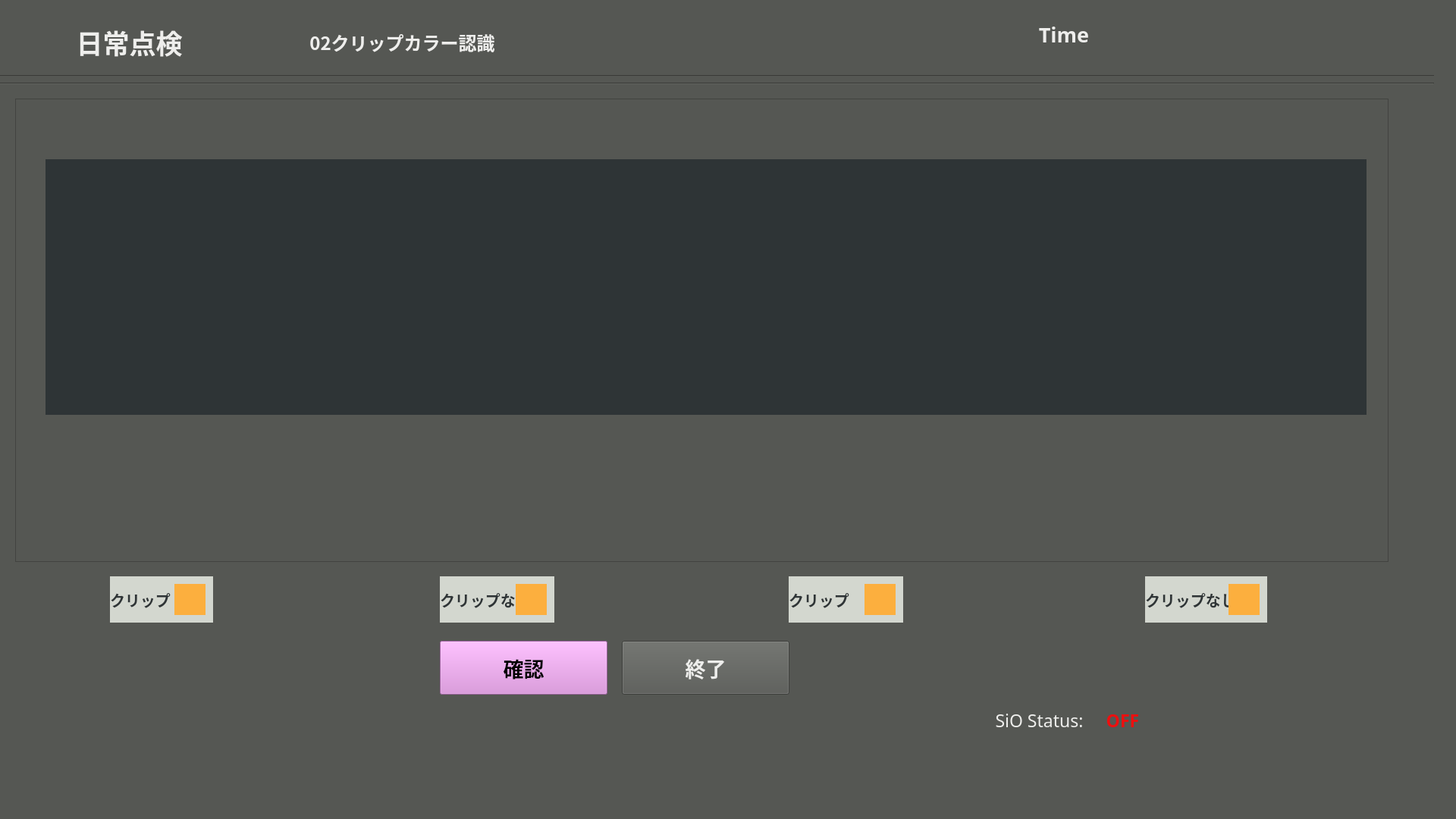
<?xml version="1.0" encoding="UTF-8"?>
<ui version="4.0">
 <class>dailytenken2_clipcolor</class>
 <widget class="QMainWindow" name="dailytenken2_clipcolor">
  <property name="enabled">
   <bool>true</bool>
  </property>
  <property name="geometry">
   <rect>
    <x>0</x>
    <y>0</y>
    <width>1920</width>
    <height>1080</height>
   </rect>
  </property>
  <property name="windowTitle">
   <string>MainWindow</string>
  </property>
  <property name="styleSheet">
   <string notr="true">background-color: rgb(85, 87, 83);</string>
  </property>
  <widget class="QWidget" name="dailytenken2_clipcolor_widget">
   <property name="enabled">
    <bool>true</bool>
   </property>
   <widget class="Line" name="line_1">
    <property name="geometry">
     <rect>
      <x>-10</x>
      <y>90</y>
      <width>1901</width>
      <height>20</height>
     </rect>
    </property>
    <property name="orientation">
     <enum>Qt::Horizontal</enum>
    </property>
   </widget>
   <widget class="Line" name="line_2">
    <property name="geometry">
     <rect>
      <x>-10</x>
      <y>100</y>
      <width>1901</width>
      <height>20</height>
     </rect>
    </property>
    <property name="orientation">
     <enum>Qt::Horizontal</enum>
    </property>
   </widget>
   <widget class="QFrame" name="frame">
    <property name="geometry">
     <rect>
      <x>20</x>
      <y>130</y>
      <width>1811</width>
      <height>611</height>
     </rect>
    </property>
    <property name="frameShape">
     <enum>QFrame::StyledPanel</enum>
    </property>
    <property name="frameShadow">
     <enum>QFrame::Raised</enum>
    </property>
    <widget class="QPushButton" name="rekensaButton">
     <property name="geometry">
      <rect>
       <x>260</x>
       <y>290</y>
       <width>91</width>
       <height>71</height>
      </rect>
     </property>
     <property name="font">
      <font>
       <family>Ubuntu Mono</family>
       <pointsize>13</pointsize>
       <weight>75</weight>
       <italic>false</italic>
       <bold>true</bold>
       <stylestrategy>PreferAntialias</stylestrategy>
      </font>
     </property>
     <property name="autoFillBackground">
      <bool>false</bool>
     </property>
     <property name="styleSheet">
      <string notr="true">color: rgb(238, 238, 236);
background-color: rgb(117, 80, 123);</string>
     </property>
     <property name="text">
      <string>検査
やり直し</string>
     </property>
     <property name="checkable">
      <bool>false</bool>
     </property>
    </widget>
    <widget class="QPushButton" name="delwarpbutton">
     <property name="geometry">
      <rect>
       <x>770</x>
       <y>300</y>
       <width>181</width>
       <height>51</height>
      </rect>
     </property>
     <property name="font">
      <font>
       <family>Ubuntu Mono</family>
       <pointsize>11</pointsize>
       <weight>75</weight>
       <italic>false</italic>
       <bold>true</bold>
       <stylestrategy>PreferAntialias</stylestrategy>
      </font>
     </property>
     <property name="autoFillBackground">
      <bool>false</bool>
     </property>
     <property name="styleSheet">
      <string notr="true">background-color: rgb(164, 0, 0);</string>
     </property>
     <property name="text">
      <string>パースワープパラム削除 
Del Warp Parm</string>
     </property>
     <property name="checkable">
      <bool>false</bool>
     </property>
    </widget>
    <widget class="QPushButton" name="savewarpbutton">
     <property name="geometry">
      <rect>
       <x>580</x>
       <y>300</y>
       <width>181</width>
       <height>51</height>
      </rect>
     </property>
     <property name="font">
      <font>
       <family>Ubuntu Mono</family>
       <pointsize>11</pointsize>
       <weight>75</weight>
       <italic>false</italic>
       <bold>true</bold>
       <stylestrategy>PreferAntialias</stylestrategy>
      </font>
     </property>
     <property name="autoFillBackground">
      <bool>false</bool>
     </property>
     <property name="styleSheet">
      <string notr="true">color: rgb(238, 238, 236);</string>
     </property>
     <property name="text">
      <string>パースワープパラム保存 
Save Warp Parm</string>
     </property>
     <property name="checkable">
      <bool>false</bool>
     </property>
    </widget>
    <widget class="QLabel" name="rtwarpcolor">
     <property name="geometry">
      <rect>
       <x>440</x>
       <y>280</y>
       <width>121</width>
       <height>20</height>
      </rect>
     </property>
     <property name="font">
      <font>
       <family>Ubuntu Mono</family>
       <pointsize>15</pointsize>
       <weight>75</weight>
       <bold>true</bold>
      </font>
     </property>
     <property name="styleSheet">
      <string notr="true">background-color: rgb(255, 0, 0);</string>
     </property>
     <property name="text">
      <string/>
     </property>
     <property name="alignment">
      <set>Qt::AlignLeading|Qt::AlignLeft|Qt::AlignVCenter</set>
     </property>
    </widget>
    <widget class="QPushButton" name="rtwarpbutton">
     <property name="geometry">
      <rect>
       <x>440</x>
       <y>300</y>
       <width>121</width>
       <height>51</height>
      </rect>
     </property>
     <property name="font">
      <font>
       <family>Ubuntu Mono</family>
       <pointsize>11</pointsize>
       <weight>75</weight>
       <italic>false</italic>
       <bold>true</bold>
       <stylestrategy>PreferAntialias</stylestrategy>
      </font>
     </property>
     <property name="autoFillBackground">
      <bool>false</bool>
     </property>
     <property name="styleSheet">
      <string notr="true">color: rgb(238, 238, 236);</string>
     </property>
     <property name="text">
      <string>継続ワープ 
RT Pers.Warp</string>
     </property>
     <property name="checkable">
      <bool>false</bool>
     </property>
    </widget>
    <widget class="QPushButton" name="quitbutton">
     <property name="geometry">
      <rect>
       <x>1560</x>
       <y>320</y>
       <width>211</width>
       <height>41</height>
      </rect>
     </property>
     <property name="font">
      <font>
       <family>Ubuntu Mono</family>
       <pointsize>14</pointsize>
      </font>
     </property>
     <property name="styleSheet">
      <string notr="true">background-color: rgb(238, 238, 236);</string>
     </property>
     <property name="text">
      <string>Quit</string>
     </property>
    </widget>
    <widget class="QLabel" name="framePart">
     <property name="geometry">
      <rect>
       <x>40</x>
       <y>80</y>
       <width>1742</width>
       <height>337</height>
      </rect>
     </property>
     <property name="styleSheet">
      <string notr="true">background-color: rgb(46, 52, 54);</string>
     </property>
     <property name="text">
      <string/>
     </property>
     <property name="alignment">
      <set>Qt::AlignCenter</set>
     </property>
    </widget>
    <zorder>quitbutton</zorder>
    <zorder>rtwarpbutton</zorder>
    <zorder>delwarpbutton</zorder>
    <zorder>rtwarpcolor</zorder>
    <zorder>savewarpbutton</zorder>
    <zorder>rekensaButton</zorder>
    <zorder>framePart</zorder>
   </widget>
   <widget class="QLabel" name="partlabel_2">
    <property name="geometry">
     <rect>
      <x>10</x>
      <y>20</y>
      <width>321</width>
      <height>71</height>
     </rect>
    </property>
    <property name="font">
     <font>
      <family>Ubuntu Mono</family>
      <pointsize>26</pointsize>
      <weight>75</weight>
      <bold>true</bold>
     </font>
    </property>
    <property name="styleSheet">
     <string notr="true">color: rgb(238, 238, 236);</string>
    </property>
    <property name="text">
     <string>日常点検</string>
    </property>
    <property name="alignment">
     <set>Qt::AlignCenter</set>
    </property>
   </widget>
   <widget class="QLabel" name="P1label">
    <property name="geometry">
     <rect>
      <x>145</x>
      <y>760</y>
      <width>136</width>
      <height>61</height>
     </rect>
    </property>
    <property name="font">
     <font>
      <family>Ubuntu Mono</family>
      <pointsize>15</pointsize>
      <weight>75</weight>
      <bold>true</bold>
     </font>
    </property>
    <property name="styleSheet">
     <string notr="true">color: rgb(46, 52, 54);
background-color: rgb(211, 215, 207);</string>
    </property>
    <property name="text">
     <string>クリップ</string>
    </property>
    <property name="alignment">
     <set>Qt::AlignLeading|Qt::AlignLeft|Qt::AlignVCenter</set>
    </property>
   </widget>
   <widget class="QLabel" name="P1color">
    <property name="geometry">
     <rect>
      <x>230</x>
      <y>770</y>
      <width>41</width>
      <height>41</height>
     </rect>
    </property>
    <property name="font">
     <font>
      <family>Ubuntu Mono</family>
      <pointsize>15</pointsize>
      <weight>75</weight>
      <bold>true</bold>
     </font>
    </property>
    <property name="styleSheet">
     <string notr="true">background-color: rgb(252, 175, 62);</string>
    </property>
    <property name="text">
     <string/>
    </property>
    <property name="alignment">
     <set>Qt::AlignLeading|Qt::AlignLeft|Qt::AlignVCenter</set>
    </property>
   </widget>
   <widget class="QLabel" name="P2color">
    <property name="geometry">
     <rect>
      <x>680</x>
      <y>770</y>
      <width>41</width>
      <height>41</height>
     </rect>
    </property>
    <property name="font">
     <font>
      <family>Ubuntu Mono</family>
      <pointsize>15</pointsize>
      <weight>75</weight>
      <bold>true</bold>
     </font>
    </property>
    <property name="styleSheet">
     <string notr="true">background-color: rgb(252, 175, 62);</string>
    </property>
    <property name="text">
     <string/>
    </property>
    <property name="alignment">
     <set>Qt::AlignLeading|Qt::AlignLeft|Qt::AlignVCenter</set>
    </property>
   </widget>
   <widget class="QLabel" name="P2label">
    <property name="geometry">
     <rect>
      <x>580</x>
      <y>760</y>
      <width>151</width>
      <height>61</height>
     </rect>
    </property>
    <property name="font">
     <font>
      <family>Ubuntu Mono</family>
      <pointsize>15</pointsize>
      <weight>75</weight>
      <bold>true</bold>
     </font>
    </property>
    <property name="styleSheet">
     <string notr="true">color: rgb(46, 52, 54);
background-color: rgb(211, 215, 207);</string>
    </property>
    <property name="text">
     <string>クリップなし</string>
    </property>
    <property name="alignment">
     <set>Qt::AlignLeading|Qt::AlignLeft|Qt::AlignVCenter</set>
    </property>
   </widget>
   <widget class="QPushButton" name="mainmenubutton">
    <property name="geometry">
     <rect>
      <x>820</x>
      <y>845</y>
      <width>221</width>
      <height>71</height>
     </rect>
    </property>
    <property name="font">
     <font>
      <family>Ubuntu Mono</family>
      <pointsize>20</pointsize>
      <weight>75</weight>
      <italic>false</italic>
      <bold>true</bold>
      <stylestrategy>PreferAntialias</stylestrategy>
     </font>
    </property>
    <property name="autoFillBackground">
     <bool>false</bool>
    </property>
    <property name="styleSheet">
     <string notr="true">color: rgb(238, 238, 236);</string>
    </property>
    <property name="text">
     <string>終了</string>
    </property>
    <property name="checkable">
     <bool>false</bool>
    </property>
   </widget>
   <widget class="QLabel" name="status_sio">
    <property name="geometry">
     <rect>
      <x>1450</x>
      <y>925</y>
      <width>61</width>
      <height>41</height>
     </rect>
    </property>
    <property name="font">
     <font>
      <family>Ubuntu Mono</family>
      <pointsize>17</pointsize>
      <weight>75</weight>
      <bold>true</bold>
      <underline>false</underline>
     </font>
    </property>
    <property name="styleSheet">
     <string notr="true">color: rgb(238, 15, 15);</string>
    </property>
    <property name="text">
     <string>OFF</string>
    </property>
    <property name="alignment">
     <set>Qt::AlignBottom|Qt::AlignHCenter</set>
    </property>
   </widget>
   <widget class="QLabel" name="label_5">
    <property name="geometry">
     <rect>
      <x>1300</x>
      <y>925</y>
      <width>141</width>
      <height>41</height>
     </rect>
    </property>
    <property name="font">
     <font>
      <family>Ubuntu Mono</family>
      <pointsize>17</pointsize>
      <weight>50</weight>
      <bold>false</bold>
      <underline>false</underline>
     </font>
    </property>
    <property name="styleSheet">
     <string notr="true">color: rgb(238, 238, 236);</string>
    </property>
    <property name="text">
     <string>SiO Status:</string>
    </property>
    <property name="alignment">
     <set>Qt::AlignBottom|Qt::AlignHCenter</set>
    </property>
   </widget>
   <widget class="QLabel" name="partlabel_3">
    <property name="geometry">
     <rect>
      <x>370</x>
      <y>20</y>
      <width>321</width>
      <height>71</height>
     </rect>
    </property>
    <property name="font">
     <font>
      <family>Ubuntu Mono</family>
      <pointsize>18</pointsize>
      <weight>75</weight>
      <bold>true</bold>
     </font>
    </property>
    <property name="styleSheet">
     <string notr="true">color: rgb(238, 238, 236);</string>
    </property>
    <property name="text">
     <string>02クリップカラー認識</string>
    </property>
    <property name="alignment">
     <set>Qt::AlignCenter</set>
    </property>
   </widget>
   <widget class="QLabel" name="P3label">
    <property name="geometry">
     <rect>
      <x>1040</x>
      <y>760</y>
      <width>151</width>
      <height>61</height>
     </rect>
    </property>
    <property name="font">
     <font>
      <family>Ubuntu Mono</family>
      <pointsize>15</pointsize>
      <weight>75</weight>
      <bold>true</bold>
     </font>
    </property>
    <property name="styleSheet">
     <string notr="true">color: rgb(46, 52, 54);
background-color: rgb(211, 215, 207);</string>
    </property>
    <property name="text">
     <string>クリップ</string>
    </property>
    <property name="alignment">
     <set>Qt::AlignLeading|Qt::AlignLeft|Qt::AlignVCenter</set>
    </property>
   </widget>
   <widget class="QLabel" name="P3color">
    <property name="geometry">
     <rect>
      <x>1140</x>
      <y>770</y>
      <width>41</width>
      <height>41</height>
     </rect>
    </property>
    <property name="font">
     <font>
      <family>Ubuntu Mono</family>
      <pointsize>15</pointsize>
      <weight>75</weight>
      <bold>true</bold>
     </font>
    </property>
    <property name="styleSheet">
     <string notr="true">background-color: rgb(252, 175, 62);</string>
    </property>
    <property name="text">
     <string/>
    </property>
    <property name="alignment">
     <set>Qt::AlignLeading|Qt::AlignLeft|Qt::AlignVCenter</set>
    </property>
   </widget>
   <widget class="QLabel" name="P4label">
    <property name="geometry">
     <rect>
      <x>1510</x>
      <y>760</y>
      <width>161</width>
      <height>61</height>
     </rect>
    </property>
    <property name="font">
     <font>
      <family>Ubuntu Mono</family>
      <pointsize>15</pointsize>
      <weight>75</weight>
      <bold>true</bold>
     </font>
    </property>
    <property name="styleSheet">
     <string notr="true">color: rgb(46, 52, 54);
background-color: rgb(211, 215, 207);</string>
    </property>
    <property name="text">
     <string>クリップなし</string>
    </property>
    <property name="alignment">
     <set>Qt::AlignLeading|Qt::AlignLeft|Qt::AlignVCenter</set>
    </property>
   </widget>
   <widget class="QLabel" name="P4color">
    <property name="geometry">
     <rect>
      <x>1620</x>
      <y>770</y>
      <width>41</width>
      <height>41</height>
     </rect>
    </property>
    <property name="font">
     <font>
      <family>Ubuntu Mono</family>
      <pointsize>15</pointsize>
      <weight>75</weight>
      <bold>true</bold>
     </font>
    </property>
    <property name="styleSheet">
     <string notr="true">background-color: rgb(252, 175, 62);</string>
    </property>
    <property name="text">
     <string/>
    </property>
    <property name="alignment">
     <set>Qt::AlignLeading|Qt::AlignLeft|Qt::AlignVCenter</set>
    </property>
   </widget>
   <widget class="QPushButton" name="InspectButton">
    <property name="geometry">
     <rect>
      <x>580</x>
      <y>845</y>
      <width>221</width>
      <height>71</height>
     </rect>
    </property>
    <property name="font">
     <font>
      <family>Ubuntu Mono</family>
      <pointsize>20</pointsize>
      <weight>75</weight>
      <italic>false</italic>
      <bold>true</bold>
      <stylestrategy>PreferAntialias</stylestrategy>
     </font>
    </property>
    <property name="autoFillBackground">
     <bool>false</bool>
    </property>
    <property name="styleSheet">
     <string notr="true">background-color: rgb(220, 138, 221);</string>
    </property>
    <property name="text">
     <string>確認</string>
    </property>
    <property name="checkable">
     <bool>false</bool>
    </property>
   </widget>
   <widget class="QLabel" name="timeLabel">
    <property name="geometry">
     <rect>
      <x>1170</x>
      <y>20</y>
      <width>466</width>
      <height>51</height>
     </rect>
    </property>
    <property name="font">
     <font>
      <family>Ubuntu Mono</family>
      <pointsize>20</pointsize>
      <weight>75</weight>
      <bold>true</bold>
     </font>
    </property>
    <property name="styleSheet">
     <string notr="true">color: rgb(238, 238, 236);</string>
    </property>
    <property name="text">
     <string>Time</string>
    </property>
    <property name="alignment">
     <set>Qt::AlignCenter</set>
    </property>
   </widget>
   <zorder>line_1</zorder>
   <zorder>line_2</zorder>
   <zorder>frame</zorder>
   <zorder>partlabel_2</zorder>
   <zorder>P1label</zorder>
   <zorder>P1color</zorder>
   <zorder>P2label</zorder>
   <zorder>P2color</zorder>
   <zorder>mainmenubutton</zorder>
   <zorder>status_sio</zorder>
   <zorder>label_5</zorder>
   <zorder>partlabel_3</zorder>
   <zorder>P3label</zorder>
   <zorder>P3color</zorder>
   <zorder>P4label</zorder>
   <zorder>P4color</zorder>
   <zorder>InspectButton</zorder>
   <zorder>timeLabel</zorder>
  </widget>
  <widget class="QMenuBar" name="menubar">
   <property name="geometry">
    <rect>
     <x>0</x>
     <y>0</y>
     <width>1920</width>
     <height>21</height>
    </rect>
   </property>
  </widget>
  <widget class="QStatusBar" name="statusbar"/>
 </widget>
 <resources/>
 <connections/>
</ui>
